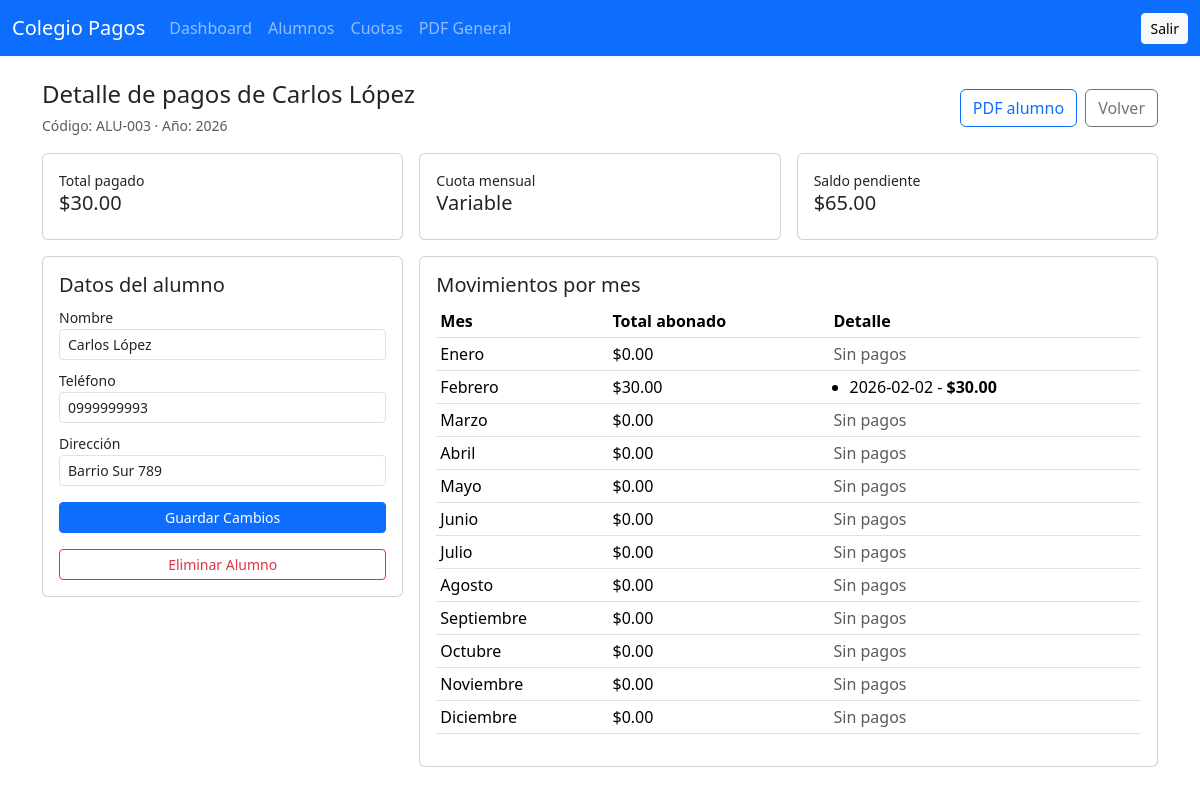
Page /alumnos/ver?id=3&anio=2026 (signed in) on the committed database.
### tables this page shows
CREATE TABLE alumnos (
    id INT AUTO_INCREMENT PRIMARY KEY,
    codigo VARCHAR(20) NOT NULL UNIQUE,
    nombre VARCHAR(100) NOT NULL,
    telefono VARCHAR(20) DEFAULT NULL,
    direccion VARCHAR(200) DEFAULT NULL,
    fecha_registro TIMESTAMP DEFAULT CURRENT_TIMESTAMP
);

### app/core/Controller.php (called while the page is built, shortened)
<?php
abstract class Controller
{
    protected function view(string $view, array $data = []): void
    {
        extract($data, EXTR_SKIP);
        $viewPath = __DIR__ . '/../views/' . $view . '.php';
        require __DIR__ . '/../views/layouts/header.php';
        require $viewPath;
        require __DIR__ . '/../views/layouts/footer.php';
    }
}

### app/controllers/AlumnoController.php (called while the page is built, shortened)
<?php
final class AlumnoController extends Controller
{
    public function show(): void
    {
        $alumnoId = (int) ($_GET['id'] ?? 0);
        $anio = (int) ($_GET['anio'] ?? date('Y'));
        $alumno = (new Alumno())->find($alumnoId);
        $abonoModel = new Abono();
        $detallePagos = $abonoModel->detailsByAlumno($alumnoId, $anio);
        $totals = $abonoModel->totalsByAlumno($alumnoId, $anio);
        $cuotas = (new Cuota())->getByYear($anio);
        $this->view('alumnos/show', compact('alumno', 'anio', 'detallePagos', 'totals', 'cuotas'));
    }
}

### app/core/Router.php (called while the page is built, shortened)
<?php
final class Router
{
    private array $routes = [];
    private function addRoute(string $method, string $uri, array $action): void
    {
        $this->routes[$method][rtrim($uri, '/') ?: '/'] = $action;
    }
    public function dispatch(string $uri, string $method): void
    {
        $path = rtrim(parse_url($uri, PHP_URL_PATH) ?: '/', '/') ?: '/';
        $action = $this->routes[$method][$path] ?? null;
        [$controllerClass, $controllerMethod] = $action;
        $controller = new $controllerClass();
        $controller->{$controllerMethod}();
    }
}

### index.php (called while the page is built, shortened)
<?php
spl_autoload_register(static function (string $class): void {
    $prefix = 'App\\';
    $relative = substr($class, strlen($prefix));
    $relative = str_replace('\\', '/', $relative);
    $file = __DIR__ . '/app/' . strtolower(dirname($relative)) . '/' . basename($relative) . '.php';
});
$router = new Router();
$router->get('/', [PublicController::class, 'home']);
$router->get('/buscar', [PublicController::class, 'search']);
$router->get('/login', [AuthController::class, 'loginForm']);
$router->post('/login', [AuthController::class, 'login']);
$router->post('/logout', [AuthController::class, 'logout']);
$router->post('/ajustes/credenciales', [AuthController::class, 'updateCredentials']);
$router->get('/dashboard', [ReporteController::class, 'dashboard']);
$router->get('/alumnos', [AlumnoController::class, 'index']);
$router->get('/alumnos/ver', [AlumnoController::class, 'show']);
$router->post('/alumnos', [AlumnoController::class, 'store']);
$router->post('/alumnos/editar', [AlumnoController::class, 'edit']);
$router->post('/alumnos/eliminar', [AlumnoController::class, 'delete']);
$router->post('/abonos', [AbonoController::class, 'store']);
$router->get('/abonos/historial', [AbonoController::class, 'history']);
$router->get('/cuotas', [CuotaController::class, 'index']);
$router->post('/cuotas', [CuotaController::class, 'store']);
$router->get('/reportes/alumno', [ReporteController::class, 'alumnoPdf']);
$router->get('/reportes/general', [ReporteController::class, 'generalPdf']);
$router->dispatch($_SERVER['REQUEST_URI'] ?? '/', $_SERVER['REQUEST_METHOD'] ?? 'GET');

### config/database.php (called while the page is built)
<?php
return [
    'host' => $_ENV['DB_HOST'] ?? 'sql211.hstn.me',
    'port' => $_ENV['DB_PORT'] ?? '3306',
    'database' => $_ENV['DB_NAME'] ?? 'mseet_41403283_alumos',
    'username' => $_ENV['DB_USER'] ?? 'mseet_41403283',
    'password' => $_ENV['DB_PASS'] ?? '4016508a8b',
    'charset' => 'utf8mb4',
];

### app/core/Database.php (called while the page is built, shortened)
<?php
final class Database
{
    private static ?PDO $connection = null;
    public static function getConnection(): PDO
    {
        if (self::$connection instanceof PDO) {
            return self::$connection;
        }
        $config = require __DIR__ . '/../../config/database.php';
        $options = [
            PDO::ATTR_ERRMODE => PDO::ERRMODE_EXCEPTION,
            PDO::ATTR_DEFAULT_FETCH_MODE => PDO::FETCH_ASSOC,
            PDO::ATTR_EMULATE_PREPARES => false,
        ];
        $databaseNames = self::candidateDatabases((string) $config['database']);
        foreach ($databaseNames as $databaseName) {
            $dsn = sprintf(
                'mysql:host=%s;port=%s;dbname=%s;charset=%s',
                $config['host'],
                $config['port'],
                $databaseName,
                $config['charset']
            );
            try {
                self::$connection = new PDO($dsn, $config['username'], $config['password'], $options);
                return self::$connection;
            } catch (PDOException $exception) {
                continue;
            }
        }
        exit('Error de conexión a base de datos. Revisa DB_NAME en config/database.php o variables de entorno.');
    }
    private static function candidateDatabases(string $database): array
    {
        $candidates = [$database];
        if (str_contains($database, 'alumos')) {
            $candidates[] = str_replace('alumos', 'alumnos', $database);
        }
        return array_values(array_unique(array_filter($candidates)));
    }
}

### app/core/Model.php (called while the page is built, shortened)
<?php
abstract class Model
{
    public function __construct()
    {
        $this->db = Database::getConnection();
    }
}

### app/models/Alumno.php (called while the page is built, shortened)
<?php
final class Alumno extends Model
{
    public function find(int $id): ?array
    {
        $stmt = $this->db->prepare('SELECT id, codigo, nombre, telefono, direccion FROM alumnos WHERE id = :id LIMIT 1');
        $stmt->execute(['id' => $id]);
        return $stmt->fetch() ?: null;
    }
}

### app/models/Abono.php (called while the page is built, shortened)
<?php
final class Abono extends Model
{
    public function totalsByAlumno(int $alumnoId, int $anio): array
    {
        $stmt = $this->db->prepare(
            'SELECT mes, SUM(valor) total
             FROM abonos
             WHERE alumno_id = :alumno_id AND anio = :anio
             GROUP BY mes'
        );
        $stmt->execute(['alumno_id' => $alumnoId, 'anio' => $anio]);
        $rows = array_fill(1, 12, 0.0);
        foreach ($stmt->fetchAll() as $row) {
            $rows[(int) $row['mes']] = (float) $row['total'];
        }
        return $rows;
    }
    public function detailsByAlumno(int $alumnoId, int $anio): array
    {
        $stmt = $this->db->prepare(
            'SELECT mes, valor, fecha_abono
             FROM abonos
             WHERE alumno_id = :alumno_id AND anio = :anio
             ORDER BY mes ASC, fecha_abono ASC, id ASC'
        );
        $stmt->execute([
            'alumno_id' => $alumnoId,
            'anio' => $anio,
        ]);
        $grouped = [];
        foreach ($stmt->fetchAll() as $row) {
            $monthNumber = (int) $row['mes'];
            $grouped[$monthNumber]['mes_numero'] = $monthNumber;
            $grouped[$monthNumber]['mes_nombre'] = self::MONTHS[$monthNumber] ?? (string) $monthNumber;
            $grouped[$monthNumber]['items'][] = [
                'valor' => (float) $row['valor'],
                'fecha_abono' => $row['fecha_abono'],
            ];
        }
        return array_values($grouped);
    }
}

### app/models/Cuota.php (called while the page is built, shortened)
<?php
final class Cuota extends Model
{
    public function getByYear(int $year): array
    {
        $yearColumn = $this->resolveYearColumn();
        $amountColumn = $this->resolveAmountColumn();
        $stmt = $this->db->prepare(sprintf(
            'SELECT mes, %s AS valor FROM cuotas WHERE %s = :anio',
            $amountColumn,
            $yearColumn
        ));
        $stmt->execute(['anio' => $year]);
        $cuotas = [];
        foreach ($stmt->fetchAll() as $row) {
            $cuotas[(int) $row['mes']] = (float) $row['valor'];
        }
        return $cuotas;
    }
    private function resolveYearColumn(): string
    {
        $this->yearColumn = $this->firstExistingColumn(['anio', 'year', 'anio_lectivo']) ?? 'anio';
        return $this->yearColumn;
    }
    private function resolveAmountColumn(): string
    {
        $this->amountColumn = $this->firstExistingColumn(['valor', 'monto', 'cuota']) ?? 'valor';
        return $this->amountColumn;
    }
    private function firstExistingColumn(array $candidates): ?string
    {
        $stmt = $this->db->query('SHOW COLUMNS FROM cuotas');
        $columns = array_map(static fn (array $row): string => (string) ($row['Field'] ?? ''), $stmt->fetchAll());
        foreach ($candidates as $candidate) {
            if (in_array($candidate, $columns, true)) {
                return $candidate;
            }
        }
        return null;
    }
}

### app/views/alumnos/show.php (the view, shortened to what this page needs)
<?php
$meses = [1=>'Enero',2=>'Febrero',3=>'Marzo',4=>'Abril',5=>'Mayo',6=>'Junio',7=>'Julio',8=>'Agosto',9=>'Septiembre',10=>'Octubre',11=>'Noviembre',12=>'Diciembre'];
$totalPagado = array_sum($totals);
$totalEsperado = array_sum($cuotas);
$saldoPendiente = max($totalEsperado - $totalPagado, 0);
$cuotasUnicas = array_unique($cuotas);
$displayCuota = count($cuotasUnicas) === 1 ? '$' . number_format(reset($cuotasUnicas), 2) : 'Variable';
?>
<div class="d-flex justify-content-between align-items-center mb-3">
    <div>
        <h4 class="mb-1">Detalle de pagos de <?= htmlspecialchars($alumno['nombre']); ?></h4>
        <small class="text-muted">Código: <?= htmlspecialchars($alumno['codigo']); ?> · Año: <?= (int) $anio; ?></small>
    </div>
    <div class="d-flex gap-2">
        <a class="btn btn-outline-primary" href="/reportes/alumno?id=<?= (int) $alumno['id']; ?>&anio=<?= (int) $anio; ?>">PDF alumno</a>
        <a class="btn btn-outline-secondary" href="/alumnos?anio=<?= (int) $anio; ?>">Volver</a>
    </div>
</div>
<div class="row g-3 mb-3">
    <div class="col-md-4"><div class="card p-3"><small>Total pagado</small><h5>$<?= number_format((float) $totalPagado, 2); ?></h5></div></div>
    <div class="col-md-4"><div class="card p-3"><small>Cuota mensual</small><h5><?= $displayCuota; ?></h5></div></div>
    <div class="col-md-4"><div class="card p-3"><small>Saldo pendiente</small><h5>$<?= number_format((float) $saldoPendiente, 2); ?></h5></div></div>
</div>
<div class="row g-3">
    <div class="col-md-4">
        <div class="card mb-3">
            <div class="card-body">
                <h5>Datos del alumno</h5>
                <form method="post" action="/alumnos/editar" class="mb-3">
                    <div class="mb-2">
                        <label class="form-label mb-0"><small>Nombre</small></label>
                        <input class="form-control form-control-sm" name="nombre" value="<?= htmlspecialchars($alumno['nombre']); ?>" required>
                    </div>
                    <div class="mb-2">
                        <label class="form-label mb-0"><small>Teléfono</small></label>
                        <input class="form-control form-control-sm" name="telefono" value="<?= htmlspecialchars($alumno['telefono']); ?>">
                    </div>
                    <div class="mb-3">
                        <label class="form-label mb-0"><small>Dirección</small></label>
                        <input class="form-control form-control-sm" name="direccion" value="<?= htmlspecialchars($alumno['direccion']); ?>">
                    </div>
                    <button class="btn btn-sm btn-primary w-100">Guardar Cambios</button>
                </form>
                <form method="post" action="/alumnos/eliminar" onsubmit="return confirm('¿Seguro que deseas eliminar este alumno? Esta acción no se puede deshacer y borrará todos sus abonos.');">
                    <button class="btn btn-sm btn-outline-danger w-100">Eliminar Alumno</button>
                </form>
            </div>
        </div>
    </div>
    <div class="col-md-8">
        <div class="card">
            <div class="card-body">
                <h5>Movimientos por mes</h5>
        <div class="table-responsive">
            <table class="table table-sm align-middle">
                <thead><tr><th>Mes</th><th>Total abonado</th><th>Detalle</th></tr></thead>
                <tbody>
                <?php for ($mes = 1; $mes <= 12; $mes++):
                    $totalMes = (float) ($totals[$mes] ?? 0);
                ?>
                    <tr>
                        <td><?= $meses[$mes]; ?></td>
                        <td>$<?= number_format($totalMes, 2); ?></td>
                        <td>
                            <?php
                            $detalleMes = array_values(array_filter(
                                $detallePagos,
                                static fn (array $item): bool => (int) $item['mes_numero'] === $mes
                            ));
                            ?>
                            <?php if ($detalleMes === []): ?>
                                <span class="text-muted">Sin pagos</span>
                            <?php else: ?>
                                <ul class="mb-0 ps-3">
                                    <?php foreach ($detalleMes[0]['items'] as $pago): ?>
                                        <li><?= htmlspecialchars($pago['fecha_abono']); ?> - <strong>$<?= number_format((float) $pago['valor'], 2); ?></strong></li>
                                    <?php endforeach; ?>
                                </ul>
                            <?php endif; ?>
                        </td>
                    </tr>
                <?php endfor; ?>
                </tbody>
            </table>
        </div>
    </div>
</div>
</div>
</div>

### rows in the picture
alumnos: nombre "Carlos López", codigo "ALU-003", telefono "0999999993", direccion "Barrio Sur 789"

### other values in the picture
$anio "2026"
$totalPagado "30.00"
$displayCuota "Variable"
$saldoPendiente "65.00"
$meses[$mes] "Enero"
$totalMes "0.00"
$meses[$mes] "Febrero"
$totalMes "30.00"
$pago['fecha_abono'] "2026-02-02"
$pago['valor'] "30.00"
$meses[$mes] "Marzo"
$meses[$mes] "Abril"
$meses[$mes] "Mayo"
$meses[$mes] "Junio"
$meses[$mes] "Julio"
